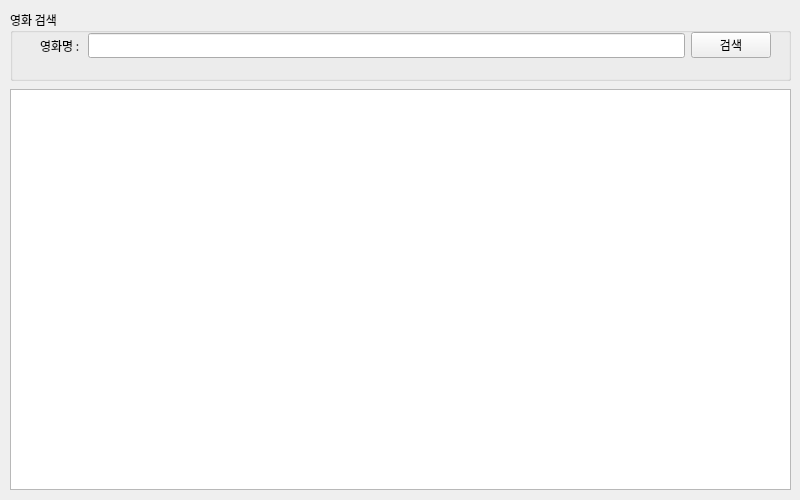
<?xml version="1.0" encoding="UTF-8"?>
<ui version="4.0">
 <class>FrmMain</class>
 <widget class="QWidget" name="FrmMain">
  <property name="geometry">
   <rect>
    <x>0</x>
    <y>0</y>
    <width>800</width>
    <height>500</height>
   </rect>
  </property>
  <property name="sizePolicy">
   <sizepolicy hsizetype="Fixed" vsizetype="Fixed">
    <horstretch>0</horstretch>
    <verstretch>0</verstretch>
   </sizepolicy>
  </property>
  <property name="minimumSize">
   <size>
    <width>800</width>
    <height>500</height>
   </size>
  </property>
  <property name="maximumSize">
   <size>
    <width>800</width>
    <height>500</height>
   </size>
  </property>
  <property name="font">
   <font>
    <family>나눔고딕</family>
   </font>
  </property>
  <property name="windowTitle">
   <string>네이버API 영화검색앱</string>
  </property>
  <widget class="QWidget" name="verticalLayoutWidget">
   <property name="geometry">
    <rect>
     <x>10</x>
     <y>10</y>
     <width>781</width>
     <height>71</height>
    </rect>
   </property>
   <layout class="QVBoxLayout" name="searchLayout">
    <item>
     <widget class="QGroupBox" name="groupBox">
      <property name="title">
       <string>영화 검색</string>
      </property>
      <widget class="QWidget" name="layoutWidget">
       <property name="geometry">
        <rect>
         <x>30</x>
         <y>20</y>
         <width>731</width>
         <height>31</height>
        </rect>
       </property>
       <layout class="QHBoxLayout" name="horizontalLayout">
        <item>
         <widget class="QLabel" name="label">
          <property name="text">
           <string>영화명 : </string>
          </property>
         </widget>
        </item>
        <item>
         <widget class="QLineEdit" name="txtSearch"/>
        </item>
        <item>
         <widget class="QPushButton" name="btnSearch">
          <property name="text">
           <string>검색</string>
          </property>
         </widget>
        </item>
       </layout>
      </widget>
     </widget>
    </item>
   </layout>
  </widget>
  <widget class="QWidget" name="verticalLayoutWidget_2">
   <property name="geometry">
    <rect>
     <x>10</x>
     <y>89</y>
     <width>781</width>
     <height>401</height>
    </rect>
   </property>
   <layout class="QVBoxLayout" name="resultLayout">
    <item>
     <widget class="QTableWidget" name="tblResult">
      <property name="font">
       <font>
        <family>나눔고딕</family>
       </font>
      </property>
     </widget>
    </item>
   </layout>
  </widget>
 </widget>
 <resources/>
 <connections/>
</ui>
